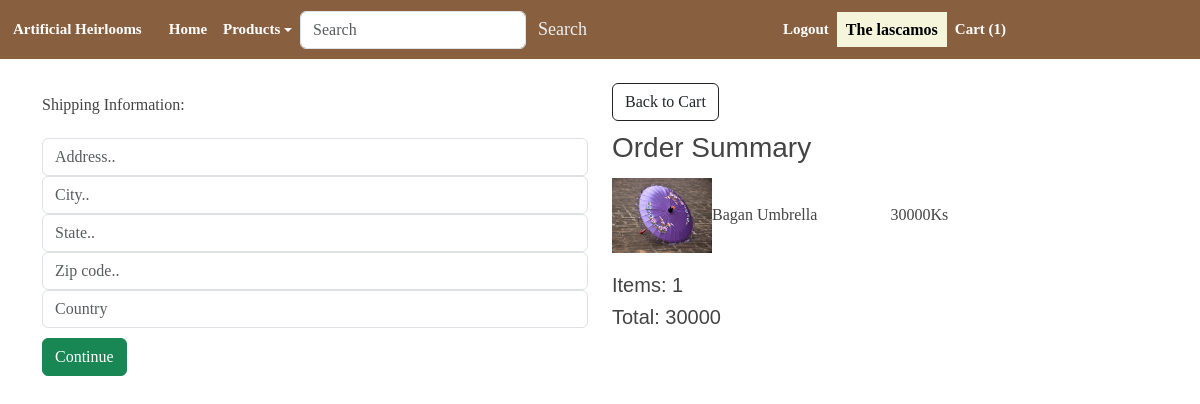
Before: /checkout/ (signed in) with the older database file.
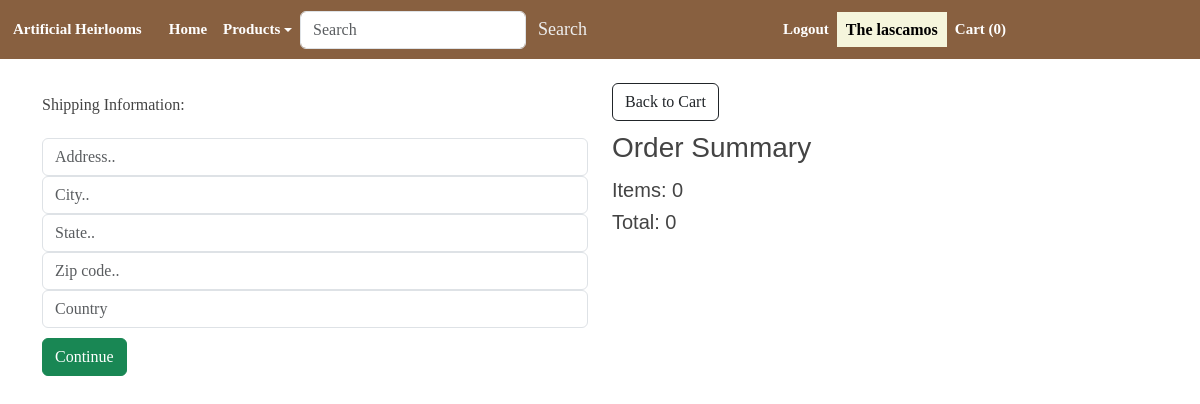
After: the same page with the newer database file.
### shop/models.py (models this page shows, shortened)
class Order(models.Model):
    customer = models.ForeignKey(Customer, on_delete=models.SET_NULL, null=True, blank=True)
    date_ordered = models.DateTimeField(auto_now_add=True)
    complete = models.BooleanField(default=False, null=True, blank=True)
    transaction_id = models.CharField(max_length=200, null=True)
    @property
    def get_cart_total(self):
        orderitems = self.orderitem_set.all()
        total = sum([item.get_total for item in orderitems])
        return total
    @property
    def get_cart_items(self):
        orderitems = self.orderitem_set.all()
        total = sum([item.quantity for item in orderitems])
        return total

class OrderItem(models.Model):
    product = models.ForeignKey(Product, on_delete=models.SET_NULL, null=True, blank=True)
    order = models.ForeignKey(Order, on_delete=models.SET_NULL, null=True, blank=True)
    quantity = models.IntegerField(default=0, null=True, blank=True)
    date_added = models.DateTimeField(auto_now_add=True)
    @property
    def get_total(self):
        total = self.product.price * self.quantity
        return total

class Product(models.Model):
    name = models.CharField(max_length=200, null=False)
    image = models.ImageField(upload_to='item_images/', null=True, blank=True)
    description = models.TextField(blank=True)
    price = models.DecimalField(max_digits=10, decimal_places=0)
    stock = models.PositiveIntegerField(default=0)
    category = models.ForeignKey('Category', on_delete=models.CASCADE, null=True, blank=True)
    @property
    def imageURL(self):
        try:
            url = self.image.url
        except:
            url = ''
        return url

### shop/views.py (the view)
# urls.py: path('checkout/', views.checkout, name = 'checkout'),
def checkout(request):
    if request.user.is_authenticated:
        customer = request.user.customer
        order, created = Order.objects.get_or_create(customer=customer, complete=False)
        items = order.orderitem_set.all()
    else:
        items = []
        order = {'get_cart_total':0, 'get_cart_items':0}
    context = {
        'items': items,
        'order': order
    }
    return render(request, 'checkout.html', context)

### shop/templates/checkout.html (shortened to what this page needs)
{% extends 'master.html' %}
{% load static %}
{% block content %}
  <div class="row">
		<div class="col-lg-6">
			<div class="box-element" id="form-wrapper">
				<form id="form">
					<div id="shipping-info">
						<p>Shipping Information:</p>
						<div class="form-field">
							<input class="form-control" type="text" name="address" placeholder="Address..">
						</div>
						<div class="form-field">
							<input class="form-control" type="text" name="city" placeholder="City..">
						</div>
						<div class="form-field">
							<input class="form-control" type="text" name="state" placeholder="State..">
						</div>
						<div class="form-field">
							<input class="form-control" type="text" name="zipcode" placeholder="Zip code..">
						</div>
						<div class="form-field">
							<input class="form-control" type="text" name="country" placeholder="Country">
						</div>
					</div>
					<input id="form-button" class="btn btn-success btn-block" type="submit" value="Continue">
				</form>
			</div>
			<br>
		</div>
		<div class="col-lg-6">
			<div class="box-element">
			<a class="btn btn-outline-dark" href="{% url 'cart' %}">
			Back to Cart
			</a>
			<h3>Order Summary</h3>
				{% for item in items %}
				<div class="cart-row">
						<div style="flex:1"><img class="row-image" src="{{ item.product.imageURL }}"></div>
						<div style="flex:2"> {{ item.product.name }} </div>
						<div style="flex:1"> {{ item.product.price }}Ks </div>
				</div>
				{% endfor %}
        	<h5>Items: {{ order.get_cart_items }} </h5>
			<h5>Total: {{ order.get_cart_total }} </h5>
			</div>
		</div>
	</div>
{% endblock content %}

### shop/templates/master.html (shortened to what this page needs)
<!DOCTYPE html>
{% load static %}
<html>
<head>
    {% load bootstrap5 %}
    {% bootstrap_css %}
    <link rel="stylesheet" type = 'text/css'  href="{% static 'css/custom.css' %}">
</head>
<body>
    <nav class="navbar navbar-expand-lg">
        <a class="navbar-brand" href="/">Artificial Heirlooms</a>
        <div class="collapse navbar-collapse" id="navbarSupportedContent">
          <ul class="navbar-nav mr-auto">
            <li class="nav-item active">
              <a class="nav-link" href="/">Home</span></a>
            </li>
            <li class="nav-item dropdown">
              <a class="nav-link dropdown-toggle" href="#" id="navbarDropdown" role="button" data-bs-toggle="dropdown" aria-expanded="false">
                  Products
              </a>
          </li>
          </ul>
          <form class="form-inline my-2 my-lg-0" style="display: flex; align-items: center;" action="{% url 'search_products' %}" method="GET">
            <input class="form-control mr-sm-2" type="search" placeholder="Search" aria-label="Search" name="q" value="{{ query }}">
            <button class="btn btn-outline-success" type="submit">Search</button>
        </form>
        </div>
        <div class="collapse navbar-collapse" id="navbarNav">
          <ul class="navbar-nav ml-auto">
            {% if user.is_authenticated %}
            <li class="nav-item">
              <a class="nav-link" href="{% url 'logout' %}">Logout</a>
            </li>
            <li class="nav-item">
              <span class="mr-2 navbar-username"> The {{ user.username }} </span>
            </li>
              <a class="nav-link" href="/cart/">Cart ({{ order.get_cart_items }})</a>
            {% endif %}
          </ul>
      </div>
    </nav>
<div class="container">
    <br>
    {% block content %}{% endblock %}
</div>
</body>
</html>

Changed rows visible on the page:
removed Order: get_cart_items "1", get_cart_total "30000"
removed OrderItem: product.imageURL (picture), product.name "Bagan Umbrella", product.price "30000"
added Order: get_cart_items "0", get_cart_total "0"
